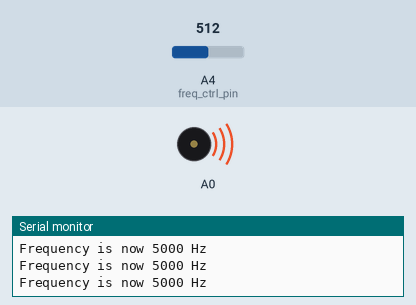
The sketch below on a simulated Arduino Uno R4 WiFi. Shown: buzzer (waves = sounding), the last lines printed to the serial monitor. The test bench sets the inputs (shaded band); at power-on: A4 (freq_ctrl_pin) = 512.

Above: at 1.2 s.
1.3 s: A4 (freq_ctrl_pin) set to 0
At 2.0 s:
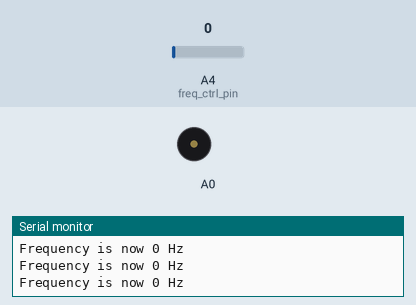
2.8 s: A4 (freq_ctrl_pin) set to 122
At 3.2 s:
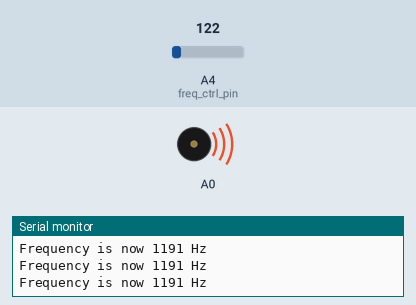
Timing chart, 0 to 5.8 s (numbered marks = the images above; inputs shaded):
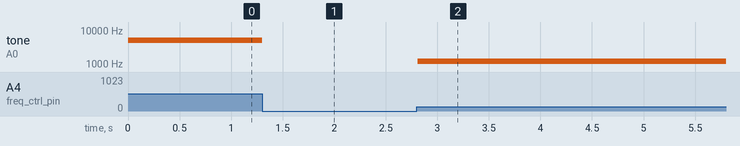

The sketch:

R4_SineWave.ino
```cpp
#include "analogWave.h"

analogWave wave(DAC);

int freq = 1000;  // in hertz, change accordingly
const int freq_ctrl_pin_vcc = A3;
const int freq_ctrl_pin = A4;
const int freq_ctrl_pin_gnd = A5;

void setup(void)
{
  Serial.begin(115200);
  pinMode(freq_ctrl_pin_gnd, OUTPUT);
  digitalWrite(freq_ctrl_pin_gnd,LOW);
  pinMode(freq_ctrl_pin_vcc, OUTPUT);
  digitalWrite(freq_ctrl_pin_vcc,HIGH);
  wave.sine(freq);
}

void loop(void)
{
  freq = map(analogRead(freq_ctrl_pin), 0, 1024, 0, 10000);
  Serial.println("Frequency is now " + String(freq) + " Hz");
  wave.freq(freq);
  delay(100);
}
```

Measured:
- after the input at 1.3 s, tone on A0: 5000 Hz → silent at once
- after the input at 2.8 s, tone on A0: silent → 1191 Hz at once
